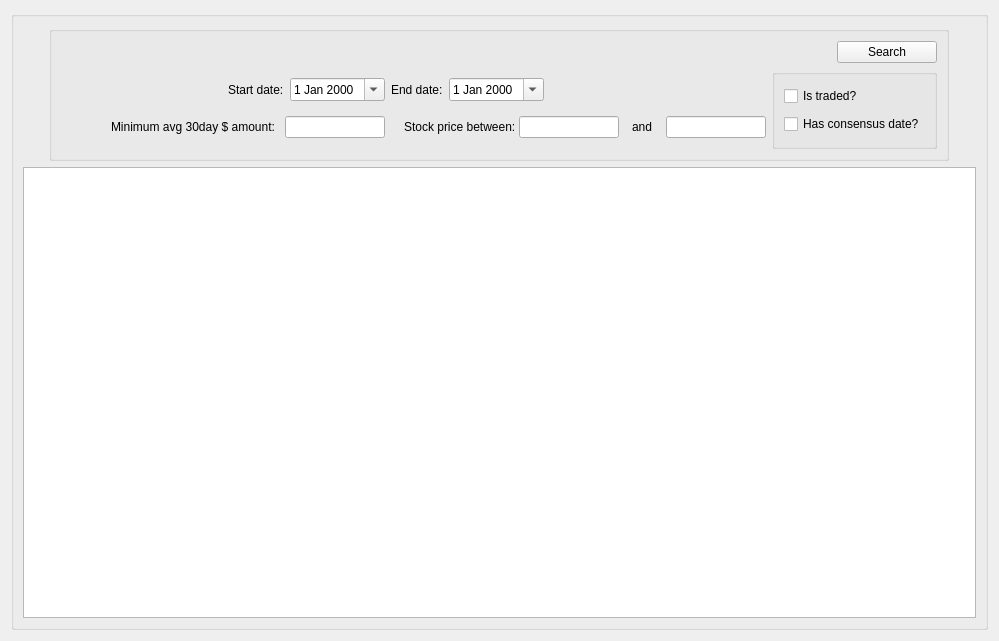
<?xml version="1.0" encoding="UTF-8"?>
<ui version="4.0">
 <class>CompanySearchWindow</class>
 <widget class="QWidget" name="CompanySearchWindow">
  <property name="geometry">
   <rect>
    <x>0</x>
    <y>0</y>
    <width>999</width>
    <height>641</height>
   </rect>
  </property>
  <property name="windowTitle">
   <string>Companies</string>
  </property>
  <layout class="QHBoxLayout" name="horizontalLayout_10">
   <item>
    <widget class="QGroupBox" name="groupBox_3">
     <property name="title">
      <string/>
     </property>
     <layout class="QVBoxLayout" name="verticalLayout_6">
      <item alignment="Qt::AlignHCenter">
       <widget class="QGroupBox" name="groupBox">
        <property name="sizePolicy">
         <sizepolicy hsizetype="Fixed" vsizetype="Fixed">
          <horstretch>0</horstretch>
          <verstretch>0</verstretch>
         </sizepolicy>
        </property>
        <property name="minimumSize">
         <size>
          <width>900</width>
          <height>135</height>
         </size>
        </property>
        <property name="maximumSize">
         <size>
          <width>150</width>
          <height>135</height>
         </size>
        </property>
        <property name="title">
         <string/>
        </property>
        <layout class="QVBoxLayout" name="verticalLayout_4">
         <item alignment="Qt::AlignRight">
          <widget class="QPushButton" name="search">
           <property name="minimumSize">
            <size>
             <width>100</width>
             <height>0</height>
            </size>
           </property>
           <property name="maximumSize">
            <size>
             <width>100</width>
             <height>16777215</height>
            </size>
           </property>
           <property name="text">
            <string>Search</string>
           </property>
          </widget>
         </item>
         <item>
          <layout class="QHBoxLayout" name="horizontalLayout_6">
           <item>
            <layout class="QHBoxLayout" name="horizontalLayout_5">
             <item>
              <layout class="QVBoxLayout" name="verticalLayout_2">
               <item>
                <layout class="QHBoxLayout" name="horizontalLayout_2">
                 <property name="sizeConstraint">
                  <enum>QLayout::SetFixedSize</enum>
                 </property>
                 <item>
                  <spacer name="horizontalSpacer_5">
                   <property name="orientation">
                    <enum>Qt::Horizontal</enum>
                   </property>
                   <property name="sizeHint" stdset="0">
                    <size>
                     <width>40</width>
                     <height>20</height>
                    </size>
                   </property>
                  </spacer>
                 </item>
                 <item alignment="Qt::AlignRight">
                  <widget class="QLabel" name="label_2">
                   <property name="sizePolicy">
                    <sizepolicy hsizetype="Fixed" vsizetype="Preferred">
                     <horstretch>0</horstretch>
                     <verstretch>0</verstretch>
                    </sizepolicy>
                   </property>
                   <property name="text">
                    <string>Start date:</string>
                   </property>
                   <property name="buddy">
                    <cstring>startDate</cstring>
                   </property>
                  </widget>
                 </item>
                 <item alignment="Qt::AlignRight">
                  <widget class="QDateEdit" name="startDate">
                   <property name="sizePolicy">
                    <sizepolicy hsizetype="Fixed" vsizetype="Fixed">
                     <horstretch>0</horstretch>
                     <verstretch>0</verstretch>
                    </sizepolicy>
                   </property>
                   <property name="calendarPopup">
                    <bool>true</bool>
                   </property>
                  </widget>
                 </item>
                </layout>
               </item>
               <item>
                <layout class="QHBoxLayout" name="horizontalLayout">
                 <item alignment="Qt::AlignRight">
                  <widget class="QLabel" name="label">
                   <property name="text">
                    <string>Minimum avg 30day $ amount: </string>
                   </property>
                   <property name="buddy">
                    <cstring>minAvgAmount</cstring>
                   </property>
                  </widget>
                 </item>
                 <item>
                  <widget class="QLineEdit" name="minAvgAmount">
                   <property name="minimumSize">
                    <size>
                     <width>100</width>
                     <height>0</height>
                    </size>
                   </property>
                   <property name="maximumSize">
                    <size>
                     <width>100</width>
                     <height>16777215</height>
                    </size>
                   </property>
                   <property name="inputMask">
                    <string/>
                   </property>
                   <property name="text">
                    <string/>
                   </property>
                  </widget>
                 </item>
                </layout>
               </item>
              </layout>
             </item>
             <item>
              <layout class="QHBoxLayout" name="horizontalLayout_8"/>
             </item>
             <item>
              <layout class="QVBoxLayout" name="verticalLayout">
               <item>
                <layout class="QHBoxLayout" name="horizontalLayout_4">
                 <property name="sizeConstraint">
                  <enum>QLayout::SetDefaultConstraint</enum>
                 </property>
                 <item alignment="Qt::AlignLeft">
                  <widget class="QLabel" name="label_3">
                   <property name="sizePolicy">
                    <sizepolicy hsizetype="Fixed" vsizetype="Preferred">
                     <horstretch>0</horstretch>
                     <verstretch>0</verstretch>
                    </sizepolicy>
                   </property>
                   <property name="text">
                    <string>End date:</string>
                   </property>
                   <property name="buddy">
                    <cstring>endDate</cstring>
                   </property>
                  </widget>
                 </item>
                 <item alignment="Qt::AlignLeft">
                  <widget class="QDateEdit" name="endDate">
                   <property name="sizePolicy">
                    <sizepolicy hsizetype="Fixed" vsizetype="Fixed">
                     <horstretch>0</horstretch>
                     <verstretch>0</verstretch>
                    </sizepolicy>
                   </property>
                   <property name="calendarPopup">
                    <bool>true</bool>
                   </property>
                  </widget>
                 </item>
                 <item>
                  <spacer name="horizontalSpacer_4">
                   <property name="orientation">
                    <enum>Qt::Horizontal</enum>
                   </property>
                   <property name="sizeHint" stdset="0">
                    <size>
                     <width>40</width>
                     <height>20</height>
                    </size>
                   </property>
                  </spacer>
                 </item>
                </layout>
               </item>
               <item>
                <layout class="QHBoxLayout" name="horizontalLayout_3">
                 <property name="spacing">
                  <number>0</number>
                 </property>
                 <property name="sizeConstraint">
                  <enum>QLayout::SetFixedSize</enum>
                 </property>
                 <item>
                  <spacer name="horizontalSpacer">
                   <property name="orientation">
                    <enum>Qt::Horizontal</enum>
                   </property>
                   <property name="sizeType">
                    <enum>QSizePolicy::Fixed</enum>
                   </property>
                   <property name="sizeHint" stdset="0">
                    <size>
                     <width>13</width>
                     <height>17</height>
                    </size>
                   </property>
                  </spacer>
                 </item>
                 <item>
                  <widget class="QLabel" name="label_4">
                   <property name="text">
                    <string>Stock price between: </string>
                   </property>
                   <property name="buddy">
                    <cstring>stockPriceOne</cstring>
                   </property>
                  </widget>
                 </item>
                 <item>
                  <widget class="QLineEdit" name="stockPriceOne">
                   <property name="minimumSize">
                    <size>
                     <width>100</width>
                     <height>0</height>
                    </size>
                   </property>
                   <property name="maximumSize">
                    <size>
                     <width>100</width>
                     <height>16777215</height>
                    </size>
                   </property>
                  </widget>
                 </item>
                 <item>
                  <spacer name="horizontalSpacer_2">
                   <property name="orientation">
                    <enum>Qt::Horizontal</enum>
                   </property>
                   <property name="sizeType">
                    <enum>QSizePolicy::Fixed</enum>
                   </property>
                   <property name="sizeHint" stdset="0">
                    <size>
                     <width>13</width>
                     <height>20</height>
                    </size>
                   </property>
                  </spacer>
                 </item>
                 <item>
                  <widget class="QLabel" name="label_5">
                   <property name="sizePolicy">
                    <sizepolicy hsizetype="Preferred" vsizetype="Preferred">
                     <horstretch>0</horstretch>
                     <verstretch>0</verstretch>
                    </sizepolicy>
                   </property>
                   <property name="minimumSize">
                    <size>
                     <width>0</width>
                     <height>0</height>
                    </size>
                   </property>
                   <property name="maximumSize">
                    <size>
                     <width>16777215</width>
                     <height>16777215</height>
                    </size>
                   </property>
                   <property name="text">
                    <string>and</string>
                   </property>
                   <property name="buddy">
                    <cstring>stockPriceTwo</cstring>
                   </property>
                  </widget>
                 </item>
                 <item>
                  <spacer name="horizontalSpacer_3">
                   <property name="orientation">
                    <enum>Qt::Horizontal</enum>
                   </property>
                   <property name="sizeType">
                    <enum>QSizePolicy::Fixed</enum>
                   </property>
                   <property name="sizeHint" stdset="0">
                    <size>
                     <width>13</width>
                     <height>20</height>
                    </size>
                   </property>
                  </spacer>
                 </item>
                 <item>
                  <widget class="QLineEdit" name="stockPriceTwo">
                   <property name="minimumSize">
                    <size>
                     <width>100</width>
                     <height>0</height>
                    </size>
                   </property>
                   <property name="maximumSize">
                    <size>
                     <width>100</width>
                     <height>16777215</height>
                    </size>
                   </property>
                  </widget>
                 </item>
                </layout>
               </item>
              </layout>
             </item>
            </layout>
           </item>
           <item>
            <widget class="QGroupBox" name="groupBox_2">
             <property name="title">
              <string/>
             </property>
             <layout class="QVBoxLayout" name="verticalLayout_3">
              <item>
               <widget class="QCheckBox" name="isTraded">
                <property name="text">
                 <string>Is traded?</string>
                </property>
               </widget>
              </item>
              <item>
               <widget class="QCheckBox" name="hasConsencusDate">
                <property name="text">
                 <string>Has consensus date?</string>
                </property>
               </widget>
              </item>
             </layout>
            </widget>
           </item>
          </layout>
         </item>
        </layout>
       </widget>
      </item>
      <item>
       <widget class="QTableView" name="companiesTable"/>
      </item>
     </layout>
    </widget>
   </item>
  </layout>
 </widget>
 <tabstops>
  <tabstop>companiesTable</tabstop>
  <tabstop>startDate</tabstop>
  <tabstop>minAvgAmount</tabstop>
  <tabstop>stockPriceOne</tabstop>
  <tabstop>stockPriceTwo</tabstop>
  <tabstop>endDate</tabstop>
  <tabstop>hasConsencusDate</tabstop>
  <tabstop>isTraded</tabstop>
 </tabstops>
 <resources/>
 <connections/>
</ui>
